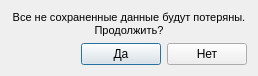
<?xml version="1.0" encoding="UTF-8"?>
<ui version="4.0">
 <class>ConfirmClose</class>
 <widget class="QDialog" name="ConfirmClose">
  <property name="windowModality">
   <enum>Qt::NonModal</enum>
  </property>
  <property name="geometry">
   <rect>
    <x>0</x>
    <y>0</y>
    <width>258</width>
    <height>73</height>
   </rect>
  </property>
  <property name="sizePolicy">
   <sizepolicy hsizetype="Preferred" vsizetype="Preferred">
    <horstretch>0</horstretch>
    <verstretch>0</verstretch>
   </sizepolicy>
  </property>
  <property name="minimumSize">
   <size>
    <width>0</width>
    <height>0</height>
   </size>
  </property>
  <property name="maximumSize">
   <size>
    <width>258</width>
    <height>73</height>
   </size>
  </property>
  <property name="focusPolicy">
   <enum>Qt::NoFocus</enum>
  </property>
  <property name="windowTitle">
   <string>Подтверждение</string>
  </property>
  <property name="sizeGripEnabled">
   <bool>false</bool>
  </property>
  <property name="modal">
   <bool>true</bool>
  </property>
  <layout class="QVBoxLayout" name="verticalLayout">
   <item>
    <widget class="QLabel" name="label">
     <property name="font">
      <font>
       <family>Segoe UI</family>
       <pointsize>8</pointsize>
      </font>
     </property>
     <property name="text">
      <string>Все не сохраненные данные будут потеряны.
Продолжить?</string>
     </property>
     <property name="alignment">
      <set>Qt::AlignCenter</set>
     </property>
    </widget>
   </item>
   <item>
    <layout class="QHBoxLayout" name="horizontalLayout">
     <item>
      <spacer name="horizontalSpacer">
       <property name="orientation">
        <enum>Qt::Horizontal</enum>
       </property>
       <property name="sizeHint" stdset="0">
        <size>
         <width>40</width>
         <height>20</height>
        </size>
       </property>
      </spacer>
     </item>
     <item>
      <widget class="QPushButton" name="Yes">
       <property name="font">
        <font>
         <family>Segoe UI</family>
        </font>
       </property>
       <property name="text">
        <string>Да</string>
       </property>
      </widget>
     </item>
     <item>
      <widget class="QPushButton" name="No">
       <property name="font">
        <font>
         <family>Segoe UI</family>
        </font>
       </property>
       <property name="text">
        <string>Нет</string>
       </property>
      </widget>
     </item>
    </layout>
   </item>
  </layout>
 </widget>
 <resources/>
 <connections/>
</ui>
